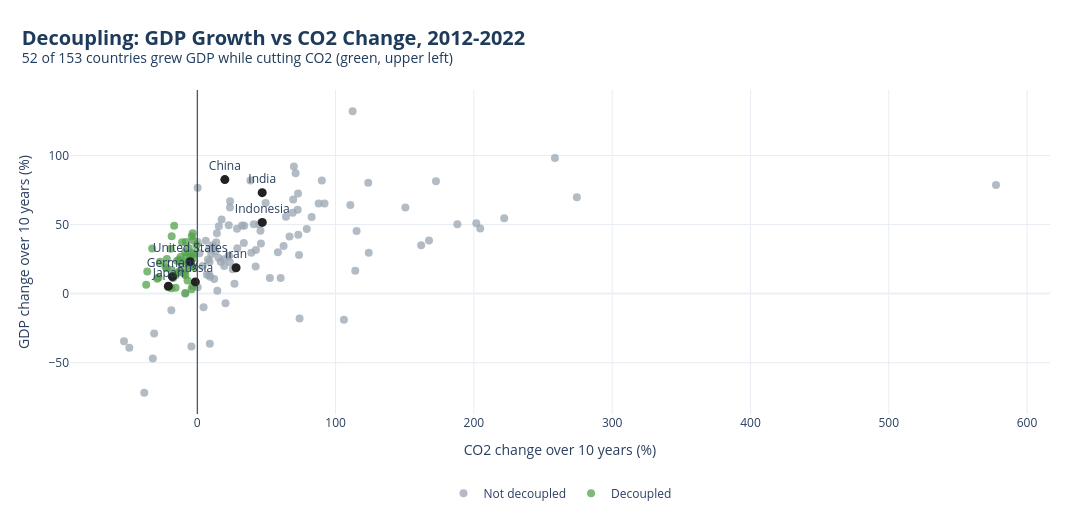

The notebook cell saved with this chart:
### Markdown cell above
### Q4. Which countries decoupled emissions from GDP growth?

### Code cell
# GDP usually stops before CO2, so find the latest year where BOTH have coverage
cov = df.groupby("year")[["gdp", "co2_mt"]].count()
both = cov[(cov["gdp"] >= 100) & (cov["co2_mt"] >= 100)]
Y1 = int(both.index.max())
Y0 = Y1 - 10
print(f"Decoupling window: {Y0} -> {Y1}")

a = df[df["year"] == Y1][["country", "population", "gdp", "co2_mt"]]
b = df[df["year"] == Y0][["country", "gdp", "co2_mt"]]
d = a.merge(b, on="country", suffixes=("", "_old"))
d = d[d["population"] >= 1_000_000].dropna(subset=["gdp", "gdp_old", "co2_mt", "co2_mt_old"])
d = d[(d["gdp_old"] > 0) & (d["co2_mt_old"] > 0)].copy()

d["gdp_change_10yr_pct"] = (d["gdp"] / d["gdp_old"] - 1) * 100
d["co2_change_10yr_pct"] = (d["co2_mt"] / d["co2_mt_old"] - 1) * 100
d["decoupled"] = (d["gdp_change_10yr_pct"] > 0) & (d["co2_change_10yr_pct"] < 0)

# ---- graph ----
fig = go.Figure()
for flag, color, name in [(False, GREY, "Not decoupled"), (True, GREEN, "Decoupled")]:
    sub = d[d["decoupled"] == flag]
    fig.add_trace(go.Scatter(
        x=sub["co2_change_10yr_pct"], y=sub["gdp_change_10yr_pct"], mode="markers", name=name,
        marker=dict(color=color, size=8, opacity=0.75), text=sub["country"],
        hovertemplate="%{text}<br>CO2: %{x:.1f}%<br>GDP: %{y:.1f}%<extra></extra>",
    ))
lab = d.nlargest(8, "co2_mt")
fig.add_trace(go.Scatter(
    x=lab["co2_change_10yr_pct"], y=lab["gdp_change_10yr_pct"], mode="markers+text",
    text=lab["country"], textposition="top center", showlegend=False, hoverinfo="skip",
    marker=dict(color="#222", size=9),
))
fig.add_vline(x=0, line_color="#333", line_width=1)
style(fig, f"Decoupling: GDP Growth vs CO2 Change, {Y0}-{Y1}",
      f"{d['decoupled'].sum()} of {len(d)} countries grew GDP while cutting CO2 (green, upper left)",
      xt="CO2 change over 10 years (%)", yt="GDP change over 10 years (%)", h=520)
fig.show()

cols4 = ["country", "gdp_change_10yr_pct", "co2_change_10yr_pct"]
print(f"--- Decoupled: {d['decoupled'].sum()} of {len(d)} countries (pop 1M+), {Y0}-{Y1} ---")
print("\nLargest decoupled emitters:")
print(d[d["decoupled"]].nlargest(12, "co2_mt")[cols4].round(1).to_string(index=False))
print("\nBest decoupling (biggest CO2 cut among decoupled):")
print(d[d["decoupled"]].nsmallest(10, "co2_change_10yr_pct")[cols4].round(1).to_string(index=False))
print("\nTop 8 emitters NOT decoupled:")
print(d[~d["decoupled"]].nlargest(8, "co2_mt")[cols4].round(1).to_string(index=False))

# ---- summary ----
def fmt(frame):
    return ", ".join(f"{r.country} (GDP {r.gdp_change_10yr_pct:+.1f}%, CO2 {r.co2_change_10yr_pct:+.1f}%)"
                     for r in frame.itertuples())

n_dec = int(d["decoupled"].sum())
summary = (
    f"Decoupling is real but not universal: {n_dec} of {len(d)} countries (about {n_dec / len(d) * 100:.0f}%) "
    f"grew GDP while cutting CO2 between {Y0} and {Y1}. Large emitters on the list include "
    f"{fmt(d[d['decoupled']].nlargest(5, 'co2_mt'))}. The strongest cuts came from "
    f"{fmt(d[d['decoupled']].nsmallest(4, 'co2_change_10yr_pct'))}. Among the largest emitters that did not "
    f"decouple are {fmt(d[~d['decoupled']].nlargest(4, 'co2_mt'))}. Some decouplers cut emissions only "
    f"marginally, so a decoupled flag does not always mean meaningful reductions."
)
print(summary)
save_report(TOPIC, "q4", "Which countries decoupled emissions from GDP growth?", fig, summary)

### Figure 1 — Plotly figure (JSON) as saved in the notebook; plotly's stock layout.template omitted (floating-point values rounded to 4 significant figures)
{"data": [{"hovertemplate": "%{text}<br>CO2: %{x:.1f}%<br>GDP: %{y:.1f}%<extra></extra>", "marker": {"color": "#9aa5b1", "opacity": 0.75, "size": 8}, "mode": "markers", "name": "Not decoupled", "text": ["Afghanistan", "Armenia", "Azerbaijan", "Burundi", "Benin", "Burkina Faso", "Bangladesh", "Bahrain", "Belarus", "Bolivia", "Botswana", "Central African Republic", "Chile", "China", "Cote d'Ivoire", "Cameroon", "Democratic Republic of Congo", "Congo", "Colombia", "Costa Rica", "Djibouti", "Dominican Republic", "Algeria", "Ecuador", "Egypt", "Ethiopia", "Gabon", "Georgia", "Ghana", "Guinea", "Gambia", "Guinea-Bissau", "Equatorial Guinea", "Guatemala", "Honduras", "Haiti", "Indonesia", "India", "Iran", "Iraq", "Jamaica", "Kazakhstan", "Kenya", "Kyrgyzstan", "Cambodia", "Kuwait", "Laos", "Lebanon", "Libya", "Sri Lanka", "Morocco", "Moldova", "Madagascar", "Mali", "Myanmar", "Mongolia", "Mozambique", "Mauritania", "Mauritius", "Malawi", "Malaysia", "Namibia", "Niger", "Nigeria", "Nicaragua", "Nepal", "Oman", "Pakistan", "Panama", "Peru", "Philippines", "North Korea", "Paraguay", "Palestine", "Qatar", "Rwanda", "Saudi Arabia", "Senegal", "Singapore", "Sierra Leone", "El Salvador", "Serbia", "Syria", "Chad", "Togo", "Thailand", "Tajikistan", "Turkmenistan", "Trinidad and Tobago", "Tunisia", "Turkey", "Taiwan", "Tanzania", "Uganda", "Ukraine", "Uzbekistan", "Venezuela", "Vietnam", "Yemen", "Zambia", "Zimbabwe"], "type": "scatter", "x": [4.511, 33.94, 25.65, 124.0, 38.36, 150.5, 71.09, 39.06, -8.741, 33.64, 45.68, 106.0, 7.69, 19.91, 69.84, 28.72, 110.7, 73.93, 13.68, 10.99, 87.71, 49.38, 42.17, 12.2, 17.59, 112.3, 15.29, 44.68, 64.11, 69.33, 79.16, 201.8, 9.047, 66.68, 28.92, 26.88, 46.97, 46.92, 28.02, 62.37, 0.2663, 11.86, 82.68, 14.14, 274.5, 14.47, 577.6, -31.22, -4.272, 19.42, 22.52, 8.54, 58.27, 188.1, 167.5, 15.56, 204.6, 115.2, 8.905, 73.01, 32.34, 6.888, 72.84, 19.36, 13.17, 221.9, 23.59, 40.79, 22.71, 42.36, 72.58, 20.39, 46.02, 114.2, 16.92, 172.6, 10.12, 91.97, 6.148, 73.56, 22.95, 1.595, -32.19, 60.27, 23.6, 3.897, 258.6, 52.47, -18.77, 9.19, 23.69, 0.2587, 90.05, 68.96, -53.01, 0.2061, -38.34, 123.6, -49.17, 161.9, 8.661], "y": [-9.91, 49.14, 17.54, 29.5, 81.86, 62.38, 87.18, 29.57, -0.09471, 36.59, 45.45, -19.0, 24.69, 82.53, 92.05, 47.04, 64.22, -17.95, 37.1, 35.06, 65.3, 65.54, 19.54, 10.61, 53.68, 132.0, 26.03, 50.16, 55.67, 68.08, 46.72, 50.88, -36.37, 41.29, 32.83, 7.06, 51.55, 73.09, 18.7, 34.54, 4.681, 33.14, 55.39, 43.78, 69.8, 2.051, 78.67, -28.84, -38.21, 19.98, 27.07, 32.09, 29.92, 50.15, 38.48, 48.79, 47.16, 45.24, 23.06, 42.56, 49.25, 13.63, 72.49, 24.89, 30.72, 54.52, 22.72, 50.13, 49.56, 31.55, 60.65, -7.019, 36.33, 16.53, 23.09, 81.31, 28.34, 65.28, 38.31, 27.89, 27.17, 29.22, -47.07, 11.37, 62.26, 19.98, 98.22, 11.33, -12.08, 12.15, 66.84, 37.39, 81.93, 58.57, -34.54, 76.62, -71.81, 80.29, -39.12, 34.98, 13.55]}, {"hovertemplate": "%{text}<br>CO2: %{x:.1f}%<br>GDP: %{y:.1f}%<extra></extra>", "marker": {"color": "#54A24B", "opacity": 0.75, "size": 8}, "mode": "markers", "name": "Decoupled", "text": ["Angola", "Albania", "United Arab Emirates", "Argentina", "Australia", "Austria", "Belgium", "Bulgaria", "Bosnia and Herzegovina", "Brazil", "Canada", "Switzerland", "Cuba", "Cyprus", "Czechia", "Germany", "Denmark", "Spain", "Estonia", "Finland", "France", "United Kingdom", "Greece", "Hong Kong", "Croatia", "Hungary", "Ireland", "Israel", "Italy", "Jordan", "Japan", "South Korea", "Liberia", "Lesotho", "Lithuania", "Latvia", "Mexico", "North Macedonia", "Netherlands", "Norway", "New Zealand", "Poland", "Portugal", "Romania", "Russia", "Slovakia", "Slovenia", "Sweden", "Eswatini", "Uruguay", "United States", "South Africa"], "type": "scatter", "x": [-18.7, -8.763, -0.5861, -4.145, -5.167, -8.632, -13.24, -2.786, -6.301, -3.5, -2.512, -21.99, -21.09, -2.63, -14.59, -17.96, -27.01, -15.57, -32.63, -28.97, -17.54, -36.18, -36.97, -28.02, -7.69, -3.11, -4.05, -16.73, -15.7, -6.818, -20.93, -3.355, -5.574, -8.632, -8.247, -12.13, -9.51, -13.07, -23.08, -7.739, -11.0, -3.342, -18.45, -18.54, -1.449, -12.16, -19.26, -22.02, -7.387, -12.83, -5.178, -7.077], "y": [3.849, 30.02, 35.04, 3.108, 26.5, 13.27, 15.48, 25.51, 33.07, 5.352, 19.02, 18.36, 4.686, 28.41, 23.86, 12.27, 23.07, 13.37, 32.62, 10.76, 11.27, 15.96, 6.457, 11.68, 27.25, 38.67, 41.55, 49.05, 4.299, 22.01, 5.393, 29.71, 19.8, 0.4566, 37.36, 26.43, 14.56, 24.57, 19.36, 17.56, 37.14, 43.77, 17.0, 41.45, 8.477, 23.1, 32.56, 25.03, 23.12, 16.16, 23.13, 9.489]}, {"hoverinfo": "skip", "marker": {"color": "#222", "size": 9}, "mode": "markers+text", "showlegend": false, "text": ["China", "United States", "India", "Russia", "Japan", "Iran", "Indonesia", "Germany"], "textposition": "top center", "type": "scatter", "x": [19.91, -5.178, 46.92, -1.449, -20.93, 28.02, 46.97, -17.96], "y": [82.53, 23.13, 73.09, 8.477, 5.393, 18.7, 51.55, 12.27]}], "layout": {"height": 520, "legend": {"orientation": "h", "title": {"text": ""}, "x": 0.5, "xanchor": "center", "y": -0.2}, "margin": {"b": 90, "l": 70, "r": 40, "t": 90}, "shapes": [{"line": {"color": "#333", "width": 1}, "type": "line", "x0": 0, "x1": 0, "xref": "x", "y0": 0, "y1": 1, "yref": "y domain"}], "showlegend": true, "title": {"font": {"color": "#1f3b5c", "size": 20}, "text": "<b>Decoupling: GDP Growth vs CO2 Change, 2012-2022</b><br><sup>52 of 153 countries grew GDP while cutting CO2 (green, upper left)</sup>", "x": 0.02, "xanchor": "left"}, "width": 1090, "xaxis": {"gridcolor": "#e8ecf3", "title": {"text": "CO2 change over 10 years (%)"}}, "yaxis": {"gridcolor": "#e8ecf3", "title": {"text": "GDP change over 10 years (%)"}}}}
